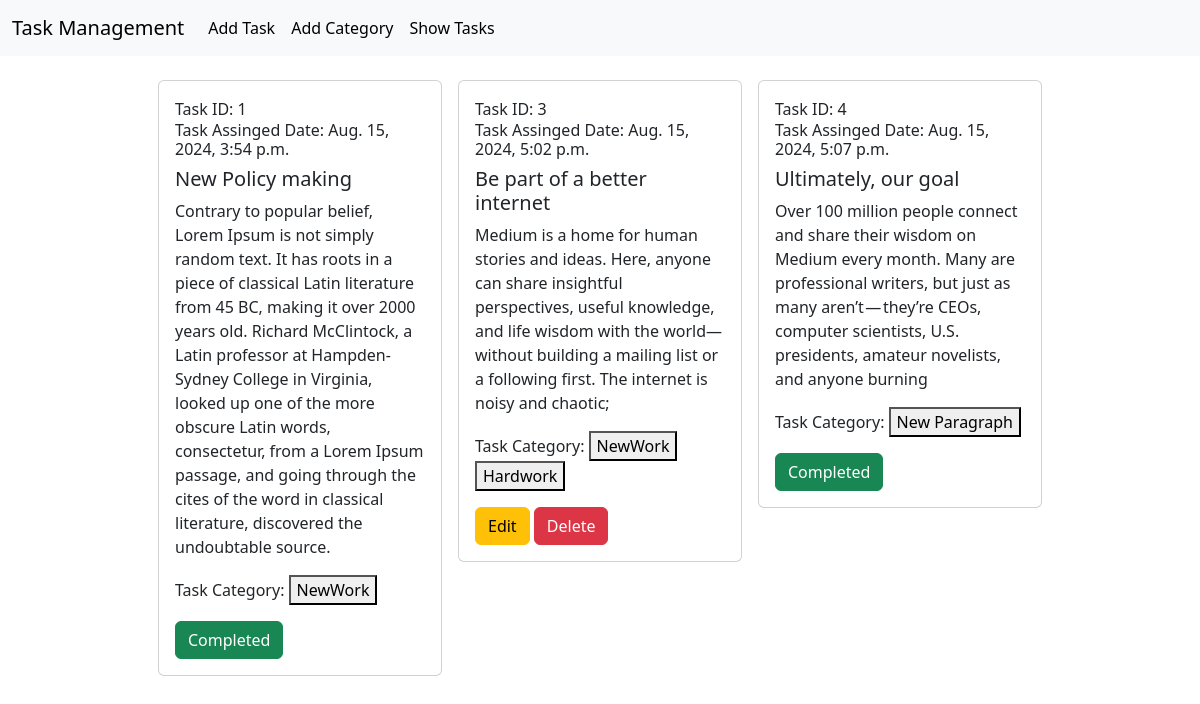
The page / on the database its author committed.
### task/models.py (models this page shows, shortened)
class TaskModel(models.Model):
    taskTitle = models.CharField(max_length=100)
    taskDescription = models.TextField()
    is_completed = models.BooleanField(default=False)
    task_Assign_Date = models.DateTimeField(auto_now_add=True)
    category=models.ManyToManyField(TaskCategory)

### category/models.py (models this page shows, shortened)
class TaskCategory(models.Model):
    category_name = models.CharField(max_length=20)

### taskmanagementproject/views.py (the view)
# urls.py: path('', views.index, name='home'),
def index(request):
    data=TaskModel.objects.all()
    return render(request, 'base.html', {'data':data})

### templates/base.html (shortened to what this page needs)
<!DOCTYPE html>
<html lang="en">
<head>
    <link href="https://cdn.jsdelivr.net/npm/bootstrap@5.3.3/dist/css/bootstrap.min.css" rel="stylesheet">
</head>
<body>
    <nav class="navbar navbar-expand-lg bg-body-tertiary">
        <div class="container-fluid">
          <a class="navbar-brand" href="#">Task Management</a>
          <div class="collapse navbar-collapse" id="navbarNav">
            <ul class="navbar-nav">
              <li class="nav-item">
                <a class="nav-link active" href="{% url 'add_task' %}">Add Task</a>
              </li>
              <li class="nav-item">
                <a class="nav-link active" href="{% url 'add_category' %}">Add Category</a>
              </li>
              <li class="nav-item">
                <a class="nav-link active" href="{% url 'home' %}">Show Tasks</a>
              </li>
            </ul>
          </div>
        </div>
      </nav>
      {% block content %}
      <div class="d-flex flex-wrap justify-content-center">
        {% for i in data %}
        <div class="col-sm-3">
            <div class="card mx-2 mt-4 mb-2">
                <div class="card-body">
                  <h6 class="d-inline">Task ID: {{i.id}}</h6>
                  <h6 class="">Task Assinged Date: {{i.task_Assign_Date}}</h6>
                  <h5 class="card-title">{{i.taskTitle}}</h5>
                  <p class="card-text">{{i.taskDescription}}</p>
                  <p>Task Category: {% for j in i.category.all %}
                    <button class="btn-sm btn-info">{{j.category_name}}</button>
                    {% endfor %}</p>
                  {% if i.is_completed %}
                       <a href="{% url 'home' %}" class="btn btn-success">Completed</a>
                  {% else %}
                       <a href="{% url 'edit' i.id %}" class="btn btn-warning">Edit</a>
                       <a href="{% url 'delete' i.id %}" class="btn btn-danger">Delete</a>
                  {% endif %}
                </div>
              </div>
            </div>
        {% endfor %}
    </div>
    {% endblock %}
</body>
</html>

### rows shown on the page
TaskModel: id "1", task_Assign_Date "Aug. 15, 2024, 3:54 p.m.", taskTitle "New Policy making", taskDescription "Contrary to popular belief, Lorem Ipsum is not simply random text. It has roots in a piece of classical Latin literature from 45 BC, making it over 2000 years old. Richard McClintock, a Latin professor at Hampden-Sydney College in Virginia, looked up one of the more obscure Latin words, consectetur, from a Lorem Ipsum passage, and going through the cites of the word in classical literature, discovered the undoubtable source.", is_completed "Completed"
TaskCategory: category_name "NewWork"
TaskModel: id "3", task_Assign_Date "Aug. 15, 2024, 5:02 p.m.", taskTitle "Be part of a better internet", taskDescription "Medium is a home for human stories and ideas. Here, anyone can share insightful perspectives, useful knowledge, and life wisdom with the world—without building a mailing list or a following first. The internet is noisy and chaotic;", is_completed "Edit"
TaskCategory: category_name "Hardwork"
TaskModel: id "4", task_Assign_Date "Aug. 15, 2024, 5:07 p.m.", taskTitle "Ultimately, our goal", taskDescription "Over 100 million people connect and share their wisdom on Medium every month. Many are professional writers, but just as many aren’t — they’re CEOs, computer scientists, U.S. presidents, amateur novelists, and anyone burning", is_completed "Completed"
TaskCategory: category_name "New Paragraph"
